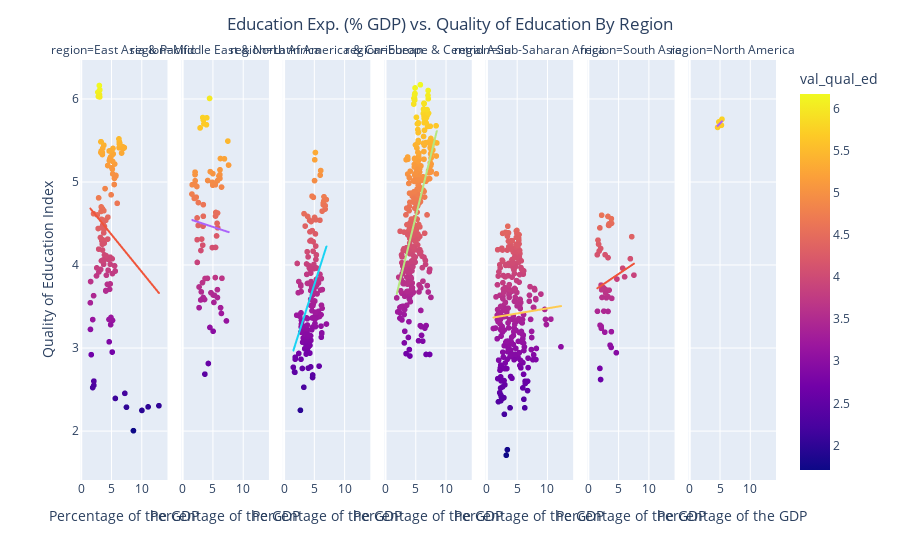

Notebook code for this chart:
### Code cell
fig = px.scatter(data_frame=df_gdp_qual,x='edu_pcnt_gdp',y='val_qual_ed',color='val_qual_ed',hover_data=['country_name','year'],facet_col='region',trendline='ols',category_orders=regions_ord)
fig.update_layout(
    title={
        'text': 'Education Exp. (% GDP) vs. Quality of Education By Region',
        'x':0.5,
        'xanchor': 'center'},
    xaxis_title='Percentage of the GDP',
    yaxis_title='Quality of Education Index'
)
fig.for_each_xaxis(lambda x: x.update(title = 'Percentage of the GDP'))
fig.show()

### Figure 1 — Plotly figure (JSON) as saved in the notebook; plotly's stock layout.template omitted (floating-point values rounded to 4 significant figures; data arrays with more than 128 entries replaced by an {"elided": "..."} marker saying what was removed)
{"data": [{"customdata": {"elided": "119x2 mixed values"}, "hovertemplate": "region=East Asia & Pacific<br>edu_pcnt_gdp=%{x}<br>val_qual_ed=%{marker.color}<br>country_name=%{customdata[0]}<br>year=%{customdata[1]}<extra></extra>", "legendgroup": "", "marker": {"color": [5.373, 5.171, 5.216, 5.375, 5.301, 5.097, 5.155, 5.339, 5.404, 5.325, 4.618, 4.7, 4.809, 4.576, 4.654, 4.678, 4.539, 4.466, 4.388, 4.263, 4.431, 4.514, 5.355, 5.198, 5.331, 5.344, 5.352, 5.443, 5.406, 5.485, 5.485, 5.372, 4.191, 4.181, 4.439, 4.331, 4.295, 4.55, 4.645, 4.484, 4.545, 4.603, 2.92, 3.224, 3.545, 3.801, 3.63, 3.343, 3.947, 3.916, 2.552, 2.524, 2.602, 2.951, 3.075, 3.344, 3.333, 3.368, 3.707, 3.877, 3.897, 3.693, 4.92, 4.743, 4.846, 5.079, 5.07, 4.97, 5.249, 5.375, 5.281, 5.258, 5.044, 5.412, 5.403, 5.423, 5.414, 5.348, 5.456, 5.486, 5.466, 5.519, 3.966, 3.869, 4.447, 4.303, 4.312, 6.081, 6.162, 6.109, 6.055, 6.024, 6.03, 4.25, 4.121, 4.256, 4.095, 4.068, 4.113, 4.008, 4.052, 4.061, 4.051, 2.005, 2.306, 2.292, 2.249, 2.454, 2.393, 2.288, 3.281, 3.773, 4.075, 4.009, 3.99, 3.927, 3.937, 3.767, 3.687], "coloraxis": "coloraxis", "symbol": "circle"}, "mode": "markers", "name": "", "showlegend": false, "type": "scattergl", "x": [4.638, 5.086, 5.55, 5.075, 4.869, 5.23, 5.165, 5.311, 5.277, 5.128, 2.047, 3.322, 2.89, 4.425, 3.755, 3.522, 4.077, 3.853, 3.727, 3.825, 3.794, 3.667, 3.261, 4.392, 3.51, 3.418, 3.51, 3.76, 3.573, 3.262, 3.293, 3.31, 2.902, 3.525, 2.812, 3.189, 3.407, 3.359, 3.288, 3.584, 3.5, 2.67, 1.666, 1.534, 1.511, 1.561, 2.051, 1.909, 3.234, 2.938, 2.1, 1.9, 2.1, 5.145, 4.645, 4.609, 5.195, 4.941, 4.715, 4.177, 5.181, 4.089, 3.959, 5.974, 4.966, 5.763, 5.739, 5.481, 5.213, 4.895, 4.752, 4.675, 5.511, 6.288, 7.0, 6.94, 7.16, 6.702, 6.342, 6.325, 6.412, 6.26, 2.583, 2.538, 3.33, 3.57, 4.4, 2.765, 3.01, 3.08, 3.031, 3.071, 2.854, 3.509, 3.862, 3.508, 4.806, 4.537, 4.124, 3.724, 3.76, 3.638, 3.356, 8.671, 12.9, 11.11, 10.08, 7.242, 5.667, 7.515, 4.887, 4.817, 5.137, 4.814, 5.533, 5.652, 4.466, 4.345, 4.086], "xaxis": "x", "y": [5.373, 5.171, 5.216, 5.375, 5.301, 5.097, 5.155, 5.339, 5.404, 5.325, 4.618, 4.7, 4.809, 4.576, 4.654, 4.678, 4.539, 4.466, 4.388, 4.263, 4.431, 4.514, 5.355, 5.198, 5.331, 5.344, 5.352, 5.443, 5.406, 5.485, 5.485, 5.372, 4.191, 4.181, 4.439, 4.331, 4.295, 4.55, 4.645, 4.484, 4.545, 4.603, 2.92, 3.224, 3.545, 3.801, 3.63, 3.343, 3.947, 3.916, 2.552, 2.524, 2.602, 2.951, 3.075, 3.344, 3.333, 3.368, 3.707, 3.877, 3.897, 3.693, 4.92, 4.743, 4.846, 5.079, 5.07, 4.97, 5.249, 5.375, 5.281, 5.258, 5.044, 5.412, 5.403, 5.423, 5.414, 5.348, 5.456, 5.486, 5.466, 5.519, 3.966, 3.869, 4.447, 4.303, 4.312, 6.081, 6.162, 6.109, 6.055, 6.024, 6.03, 4.25, 4.121, 4.256, 4.095, 4.068, 4.113, 4.008, 4.052, 4.061, 4.051, 2.005, 2.306, 2.292, 2.249, 2.454, 2.393, 2.288, 3.281, 3.773, 4.075, 4.009, 3.99, 3.927, 3.937, 3.767, 3.687], "yaxis": "y"}, {"hovertemplate": "<b>OLS trendline</b><br>val_qual_ed = -0.0893366 * edu_pcnt_gdp + 4.81555<br>R<sup>2</sup>=0.027056<br><br>region=East Asia & Pacific<br>edu_pcnt_gdp=%{x}<br>val_qual_ed=%{y} <b>(trend)</b><extra></extra>", "legendgroup": "", "marker": {"symbol": "circle"}, "mode": "lines", "name": "", "showlegend": false, "type": "scattergl", "x": [1.511, 1.534, 1.561, 1.666, 1.9, 1.909, 2.047, 2.051, 2.1, 2.1, 2.538, 2.583, 2.67, 2.765, 2.812, 2.854, 2.89, 2.902, 2.938, 3.01, 3.031, 3.071, 3.08, 3.189, 3.234, 3.261, 3.262, 3.288, 3.293, 3.31, 3.322, 3.33, 3.356, 3.359, 3.407, 3.418, 3.5, 3.508, 3.509, 3.51, 3.51, 3.522, 3.525, 3.57, 3.573, 3.584, 3.638, 3.667, 3.724, 3.727, 3.755, 3.76, 3.76, 3.794, 3.825, 3.853, 3.862, 3.959, 4.077, 4.086, 4.089, 4.124, 4.177, 4.345, 4.392, 4.4, 4.425, 4.466, 4.537, 4.609, 4.638, 4.645, 4.675, 4.715, 4.752, 4.806, 4.814, 4.817, 4.869, 4.887, 4.895, 4.941, 4.966, 5.075, 5.086, 5.128, 5.137, 5.145, 5.165, 5.181, 5.195, 5.213, 5.23, 5.277, 5.311, 5.481, 5.511, 5.533, 5.55, 5.652, 5.667, 5.739, 5.763, 5.974, 6.26, 6.288, 6.325, 6.342, 6.412, 6.702, 6.94, 7.0, 7.16, 7.242, 7.515, 8.671, 10.08, 11.11, 12.9], "xaxis": "x", "y": [4.681, 4.679, 4.676, 4.667, 4.646, 4.645, 4.633, 4.632, 4.628, 4.628, 4.589, 4.585, 4.577, 4.569, 4.564, 4.561, 4.557, 4.556, 4.553, 4.547, 4.545, 4.541, 4.54, 4.531, 4.527, 4.524, 4.524, 4.522, 4.521, 4.52, 4.519, 4.518, 4.516, 4.515, 4.511, 4.51, 4.503, 4.502, 4.502, 4.502, 4.502, 4.501, 4.501, 4.497, 4.496, 4.495, 4.491, 4.488, 4.483, 4.483, 4.48, 4.48, 4.48, 4.477, 4.474, 4.471, 4.471, 4.462, 4.451, 4.451, 4.45, 4.447, 4.442, 4.427, 4.423, 4.422, 4.42, 4.417, 4.41, 4.404, 4.401, 4.401, 4.398, 4.394, 4.391, 4.386, 4.386, 4.385, 4.381, 4.379, 4.378, 4.374, 4.372, 4.362, 4.361, 4.357, 4.357, 4.356, 4.354, 4.353, 4.351, 4.35, 4.348, 4.344, 4.341, 4.326, 4.323, 4.321, 4.32, 4.311, 4.309, 4.303, 4.301, 4.282, 4.256, 4.254, 4.25, 4.249, 4.243, 4.217, 4.196, 4.19, 4.176, 4.169, 4.144, 4.041, 3.915, 3.823, 3.663], "yaxis": "y"}, {"customdata": {"elided": "75x2 mixed values"}, "hovertemplate": "region=Middle East & North Africa<br>edu_pcnt_gdp=%{x}<br>val_qual_ed=%{marker.color}<br>country_name=%{customdata[0]}<br>year=%{customdata[1]}<extra></extra>", "legendgroup": "", "marker": {"color": [4.031, 4.476, 4.305, 4.567, 4.752, 4.817, 2.814, 3.326, 3.417, 2.685, 3.585, 3.609, 3.677, 3.579, 3.486, 3.735, 3.788, 3.838, 4.59, 3.849, 4.212, 4.633, 4.35, 4.449, 4.502, 4.626, 5.016, 5.072, 4.175, 4.239, 4.587, 4.727, 4.468, 4.312, 3.666, 3.608, 3.486, 4.855, 4.967, 5.014, 4.946, 4.802, 4.972, 5.089, 5.119, 3.635, 3.549, 4.966, 4.961, 5.088, 5.203, 5.282, 5.493, 5.279, 4.995, 5.1, 5.124, 3.839, 4.21, 3.703, 5.018, 5.776, 6.006, 5.689, 5.748, 5.773, 5.701, 5.651, 3.639, 3.248, 3.202, 5.147, 4.939, 5.043, 3.84], "coloraxis": "coloraxis", "symbol": "circle"}, "mode": "markers", "name": "", "showlegend": false, "type": "scattergl", "x": [2.497, 2.645, 2.477, 2.467, 2.675, 2.325, 4.337, 7.344, 6.505, 3.761, 3.709, 3.485, 3.169, 3.068, 2.801, 2.797, 3.366, 3.79, 5.529, 5.494, 5.535, 5.577, 5.7, 5.884, 5.784, 5.861, 5.863, 6.103, 3.1, 3.4, 3.5, 3.5, 3.453, 3.229, 4.771, 5.848, 6.365, 1.613, 1.653, 2.148, 2.432, 2, 2.1, 2.124, 2.133, 5.342, 5.261, 5.501, 5.07, 6.25, 7.696, 6.345, 7.579, 7.004, 5.024, 5.084, 4.652, 4.188, 4.985, 5.84, 4.228, 3.413, 4.54, 4.012, 3.507, 4.074, 3.605, 2.967, 5.138, 4.595, 5.13, 6.272, 6.528, 6.255, 6.596], "xaxis": "x2", "y": [4.031, 4.476, 4.305, 4.567, 4.752, 4.817, 2.814, 3.326, 3.417, 2.685, 3.585, 3.609, 3.677, 3.579, 3.486, 3.735, 3.788, 3.838, 4.59, 3.849, 4.212, 4.633, 4.35, 4.449, 4.502, 4.626, 5.016, 5.072, 4.175, 4.239, 4.587, 4.727, 4.468, 4.312, 3.666, 3.608, 3.486, 4.855, 4.967, 5.014, 4.946, 4.802, 4.972, 5.089, 5.119, 3.635, 3.549, 4.966, 4.961, 5.088, 5.203, 5.282, 5.493, 5.279, 4.995, 5.1, 5.124, 3.839, 4.21, 3.703, 5.018, 5.776, 6.006, 5.689, 5.748, 5.773, 5.701, 5.651, 3.639, 3.248, 3.202, 5.147, 4.939, 5.043, 3.84], "yaxis": "y2"}, {"hovertemplate": "<b>OLS trendline</b><br>val_qual_ed = -0.0240701 * edu_pcnt_gdp + 4.58169<br>R<sup>2</sup>=0.002414<br><br>region=Middle East & North Africa<br>edu_pcnt_gdp=%{x}<br>val_qual_ed=%{y} <b>(trend)</b><extra></extra>", "legendgroup": "", "marker": {"symbol": "circle"}, "mode": "lines", "name": "", "showlegend": false, "type": "scattergl", "x": [1.613, 1.653, 2, 2.1, 2.124, 2.133, 2.148, 2.325, 2.432, 2.467, 2.477, 2.497, 2.645, 2.675, 2.797, 2.801, 2.967, 3.068, 3.1, 3.169, 3.229, 3.366, 3.4, 3.413, 3.453, 3.485, 3.5, 3.5, 3.507, 3.605, 3.709, 3.761, 3.79, 4.012, 4.074, 4.188, 4.228, 4.337, 4.54, 4.595, 4.652, 4.771, 4.985, 5.024, 5.07, 5.084, 5.13, 5.138, 5.261, 5.342, 5.494, 5.501, 5.529, 5.535, 5.577, 5.7, 5.784, 5.84, 5.848, 5.861, 5.863, 5.884, 6.103, 6.25, 6.255, 6.272, 6.345, 6.365, 6.505, 6.528, 6.596, 7.004, 7.344, 7.579, 7.696], "xaxis": "x2", "y": [4.543, 4.542, 4.534, 4.531, 4.531, 4.53, 4.53, 4.526, 4.523, 4.522, 4.522, 4.522, 4.518, 4.517, 4.514, 4.514, 4.51, 4.508, 4.507, 4.505, 4.504, 4.501, 4.5, 4.5, 4.499, 4.498, 4.497, 4.497, 4.497, 4.495, 4.492, 4.491, 4.49, 4.485, 4.484, 4.481, 4.48, 4.477, 4.472, 4.471, 4.47, 4.467, 4.462, 4.461, 4.46, 4.459, 4.458, 4.458, 4.455, 4.453, 4.449, 4.449, 4.449, 4.448, 4.447, 4.444, 4.442, 4.441, 4.441, 4.441, 4.441, 4.44, 4.435, 4.431, 4.431, 4.431, 4.429, 4.428, 4.425, 4.425, 4.423, 4.413, 4.405, 4.399, 4.396], "yaxis": "y2"}, {"customdata": {"elided": "158x2 mixed values"}, "hovertemplate": "region=Latin America & Caribbean<br>edu_pcnt_gdp=%{x}<br>val_qual_ed=%{marker.color}<br>country_name=%{customdata[0]}<br>year=%{customdata[1]}<extra></extra>", "legendgroup": "", "marker": {"color": {"elided": "158 float values"}, "coloraxis": "coloraxis", "symbol": "circle"}, "mode": "markers", "name": "", "showlegend": false, "type": "scattergl", "x": {"elided": "158 float values"}, "xaxis": "x3", "y": {"elided": "158 float values"}, "yaxis": "y3"}, {"hovertemplate": "<b>OLS trendline</b><br>val_qual_ed = 0.228157 * edu_pcnt_gdp + 2.60528<br>R<sup>2</sup>=0.203845<br><br>region=Latin America & Caribbean<br>edu_pcnt_gdp=%{x}<br>val_qual_ed=%{y} <b>(trend)</b><extra></extra>", "legendgroup": "", "marker": {"symbol": "circle"}, "mode": "lines", "name": "", "showlegend": false, "type": "scattergl", "x": {"elided": "158 float values"}, "xaxis": "x3", "y": {"elided": "158 float values"}, "yaxis": "y3"}, {"customdata": {"elided": "351x2 mixed values"}, "hovertemplate": "region=Europe & Central Asia<br>edu_pcnt_gdp=%{x}<br>val_qual_ed=%{marker.color}<br>country_name=%{customdata[0]}<br>year=%{customdata[1]}<extra></extra>", "legendgroup": "", "marker": {"color": {"elided": "351 float values"}, "coloraxis": "coloraxis", "symbol": "circle"}, "mode": "markers", "name": "", "showlegend": false, "type": "scattergl", "x": {"elided": "351 float values"}, "xaxis": "x4", "y": {"elided": "351 float values"}, "yaxis": "y4"}, {"hovertemplate": "<b>OLS trendline</b><br>val_qual_ed = 0.294916 * edu_pcnt_gdp + 3.08843<br>R<sup>2</sup>=0.275899<br><br>region=Europe & Central Asia<br>edu_pcnt_gdp=%{x}<br>val_qual_ed=%{y} <b>(trend)</b><extra></extra>", "legendgroup": "", "marker": {"symbol": "circle"}, "mode": "lines", "name": "", "showlegend": false, "type": "scattergl", "x": {"elided": "351 float values"}, "xaxis": "x4", "y": {"elided": "351 float values"}, "yaxis": "y4"}, {"customdata": {"elided": "254x2 mixed values"}, "hovertemplate": "region=Sub-Saharan Africa<br>edu_pcnt_gdp=%{x}<br>val_qual_ed=%{marker.color}<br>country_name=%{customdata[0]}<br>year=%{customdata[1]}<extra></extra>", "legendgroup": "", "marker": {"color": {"elided": "254 float values"}, "coloraxis": "coloraxis", "symbol": "circle"}, "mode": "markers", "name": "", "showlegend": false, "type": "scattergl", "x": {"elided": "254 float values"}, "xaxis": "x5", "y": {"elided": "254 float values"}, "yaxis": "y5"}, {"hovertemplate": "<b>OLS trendline</b><br>val_qual_ed = 0.0122512 * edu_pcnt_gdp + 3.35443<br>R<sup>2</sup>=0.001554<br><br>region=Sub-Saharan Africa<br>edu_pcnt_gdp=%{x}<br>val_qual_ed=%{y} <b>(trend)</b><extra></extra>", "legendgroup": "", "marker": {"symbol": "circle"}, "mode": "lines", "name": "", "showlegend": false, "type": "scattergl", "x": {"elided": "254 float values"}, "xaxis": "x5", "y": {"elided": "254 float values"}, "yaxis": "y5"}, {"customdata": [["People's Republic of Bangladesh", 2008], ["People's Republic of Bangladesh", 2009], ["People's Republic of Bangladesh", 2011], ["People's Republic of Bangladesh", 2012], ["People's Republic of Bangladesh", 2013], ["People's Republic of Bangladesh", 2016], ["Kingdom of Bhutan", 2013], ["Kingdom of Bhutan", 2014], ["Kingdom of Bhutan", 2015], ["Kingdom of Bhutan", 2016], ["Kingdom of Bhutan", 2017], ["Republic of India", 2009], ["Republic of India", 2010], ["Republic of India", 2011], ["Republic of India", 2012], ["Republic of India", 2013], ["Republic of India", 2015], ["Republic of India", 2016], ["Democratic Socialist Republic of Sri Lanka", 2009], ["Democratic Socialist Republic of Sri Lanka", 2010], ["Democratic Socialist Republic of Sri Lanka", 2011], ["Democratic Socialist Republic of Sri Lanka", 2012], ["Democratic Socialist Republic of Sri Lanka", 2013], ["Democratic Socialist Republic of Sri Lanka", 2014], ["Democratic Socialist Republic of Sri Lanka", 2015], ["Democratic Socialist Republic of Sri Lanka", 2016], ["Democratic Socialist Republic of Sri Lanka", 2017], ["Nepal", 2008], ["Nepal", 2009], ["Nepal", 2010], ["Nepal", 2011], ["Nepal", 2012], ["Nepal", 2013], ["Nepal", 2014], ["Nepal", 2015], ["Nepal", 2016], ["Nepal", 2017], ["Islamic Republic of Pakistan", 2008], ["Islamic Republic of Pakistan", 2009], ["Islamic Republic of Pakistan", 2010], ["Islamic Republic of Pakistan", 2011], ["Islamic Republic of Pakistan", 2012], ["Islamic Republic of Pakistan", 2013], ["Islamic Republic of Pakistan", 2014], ["Islamic Republic of Pakistan", 2015], ["Islamic Republic of Pakistan", 2016], ["Islamic Republic of Pakistan", 2017]], "hovertemplate": "region=South Asia<br>edu_pcnt_gdp=%{x}<br>val_qual_ed=%{marker.color}<br>country_name=%{customdata[0]}<br>year=%{customdata[1]}<extra></extra>", "legendgroup": "", "marker": {"color": [2.621, 2.755, 3.264, 3.237, 3.274, 3.443, 3.961, 3.857, 3.878, 4.076, 4.341, 4.585, 4.479, 4.509, 4.501, 4.558, 4.089, 4.477, 4.199, 4.251, 4.168, 4.123, 4.3, 4.448, 4.6, 4.495, 4.124, 3.007, 2.943, 3.035, 3.197, 3.441, 3.605, 3.697, 3.62, 3.598, 3.831, 3.191, 3.444, 3.609, 3.701, 3.758, 3.728, 3.714, 3.718, 3.7, 3.66], "coloraxis": "coloraxis", "symbol": "circle"}, "mode": "markers", "name": "", "showlegend": false, "type": "scattergl", "x": [2.055, 1.939, 2.133, 2.175, 1.966, 1.536, 5.723, 6.045, 7.59, 6.993, 7.226, 3.278, 3.378, 3.796, 3.868, 3.845, 3.286, 3.451, 2.056, 1.718, 1.809, 1.496, 1.621, 1.933, 2.229, 3.449, 2.799, 3.805, 4.664, 3.632, 3.843, 3.29, 3.018, 3.472, 3.259, 3.903, 4.767, 2.746, 2.591, 2.287, 2.222, 2.136, 2.493, 2.466, 2.65, 3.003, 2.9], "xaxis": "x6", "y": [2.621, 2.755, 3.264, 3.237, 3.274, 3.443, 3.961, 3.857, 3.878, 4.076, 4.341, 4.585, 4.479, 4.509, 4.501, 4.558, 4.089, 4.477, 4.199, 4.251, 4.168, 4.123, 4.3, 4.448, 4.6, 4.495, 4.124, 3.007, 2.943, 3.035, 3.197, 3.441, 3.605, 3.697, 3.62, 3.598, 3.831, 3.191, 3.444, 3.609, 3.701, 3.758, 3.728, 3.714, 3.718, 3.7, 3.66], "yaxis": "y6"}, {"hovertemplate": "<b>OLS trendline</b><br>val_qual_ed = 0.0487707 * edu_pcnt_gdp + 3.64623<br>R<sup>2</sup>=0.018618<br><br>region=South Asia<br>edu_pcnt_gdp=%{x}<br>val_qual_ed=%{y} <b>(trend)</b><extra></extra>", "legendgroup": "", "marker": {"symbol": "circle"}, "mode": "lines", "name": "", "showlegend": false, "type": "scattergl", "x": [1.496, 1.536, 1.621, 1.718, 1.809, 1.933, 1.939, 1.966, 2.055, 2.056, 2.133, 2.136, 2.175, 2.222, 2.229, 2.287, 2.466, 2.493, 2.591, 2.65, 2.746, 2.799, 2.9, 3.003, 3.018, 3.259, 3.278, 3.286, 3.29, 3.378, 3.449, 3.451, 3.472, 3.632, 3.796, 3.805, 3.843, 3.845, 3.868, 3.903, 4.664, 4.767, 5.723, 6.045, 6.993, 7.226, 7.59], "xaxis": "x6", "y": [3.719, 3.721, 3.725, 3.73, 3.734, 3.74, 3.741, 3.742, 3.746, 3.746, 3.75, 3.75, 3.752, 3.755, 3.755, 3.758, 3.766, 3.768, 3.773, 3.775, 3.78, 3.783, 3.788, 3.793, 3.793, 3.805, 3.806, 3.806, 3.807, 3.811, 3.814, 3.815, 3.816, 3.823, 3.831, 3.832, 3.834, 3.834, 3.835, 3.837, 3.874, 3.879, 3.925, 3.941, 3.987, 3.999, 4.016], "yaxis": "y6"}, {"customdata": [["Canada", 2008], ["Canada", 2009], ["Canada", 2010], ["Canada", 2011]], "hovertemplate": "region=North America<br>edu_pcnt_gdp=%{x}<br>val_qual_ed=%{marker.color}<br>country_name=%{customdata[0]}<br>year=%{customdata[1]}<extra></extra>", "legendgroup": "", "marker": {"color": [5.657, 5.724, 5.756, 5.683], "coloraxis": "coloraxis", "symbol": "circle"}, "mode": "markers", "name": "", "showlegend": false, "type": "scattergl", "x": [4.626, 4.841, 5.356, 5.262], "xaxis": "x7", "y": [5.657, 5.724, 5.756, 5.683], "yaxis": "y7"}, {"hovertemplate": "<b>OLS trendline</b><br>val_qual_ed = 0.0761155 * edu_pcnt_gdp + 5.32291<br>R<sup>2</sup>=0.365626<br><br>region=North America<br>edu_pcnt_gdp=%{x}<br>val_qual_ed=%{y} <b>(trend)</b><extra></extra>", "legendgroup": "", "marker": {"symbol": "circle"}, "mode": "lines", "name": "", "showlegend": false, "type": "scattergl", "x": [4.626, 4.841, 5.262, 5.356], "xaxis": "x7", "y": [5.675, 5.691, 5.723, 5.731], "yaxis": "y7"}], "layout": {"annotations": [{"font": {}, "showarrow": false, "text": "region=East Asia & Pacific", "x": 0.06286, "xanchor": "center", "xref": "paper", "y": 1, "yanchor": "bottom", "yref": "paper"}, {"font": {}, "showarrow": false, "text": "region=Middle East & North Africa", "x": 0.2086, "xanchor": "center", "xref": "paper", "y": 1, "yanchor": "bottom", "yref": "paper"}, {"font": {}, "showarrow": false, "text": "region=Latin America & Caribbean", "x": 0.3543, "xanchor": "center", "xref": "paper", "y": 1, "yanchor": "bottom", "yref": "paper"}, {"font": {}, "showarrow": false, "text": "region=Europe & Central Asia", "x": 0.5, "xanchor": "center", "xref": "paper", "y": 1, "yanchor": "bottom", "yref": "paper"}, {"font": {}, "showarrow": false, "text": "region=Sub-Saharan Africa", "x": 0.6457, "xanchor": "center", "xref": "paper", "y": 1, "yanchor": "bottom", "yref": "paper"}, {"font": {}, "showarrow": false, "text": "region=South Asia", "x": 0.7914, "xanchor": "center", "xref": "paper", "y": 1, "yanchor": "bottom", "yref": "paper"}, {"font": {}, "showarrow": false, "text": "region=North America", "x": 0.9371, "xanchor": "center", "xref": "paper", "y": 1, "yanchor": "bottom", "yref": "paper"}], "coloraxis": {"colorbar": {"title": {"text": "val_qual_ed"}}, "colorscale": [[0, "#0d0887"], [0.1111, "#46039f"], [0.2222, "#7201a8"], [0.3333, "#9c179e"], [0.4444, "#bd3786"], [0.5556, "#d8576b"], [0.6667, "#ed7953"], [0.7778, "#fb9f3a"], [0.8889, "#fdca26"], [1, "#f0f921"]]}, "legend": {"tracegroupgap": 0}, "margin": {"t": 60}, "title": {"text": "Education Exp. (% GDP) vs. Quality of Education By Region", "x": 0.5, "xanchor": "center"}, "xaxis": {"anchor": "y", "domain": [0, 0.1257], "title": {"text": "Percentage of the GDP"}}, "xaxis2": {"anchor": "y2", "domain": [0.1457, 0.2714], "matches": "x", "title": {"text": "Percentage of the GDP"}}, "xaxis3": {"anchor": "y3", "domain": [0.2914, 0.4171], "matches": "x", "title": {"text": "Percentage of the GDP"}}, "xaxis4": {"anchor": "y4", "domain": [0.4371, 0.5629], "matches": "x", "title": {"text": "Percentage of the GDP"}}, "xaxis5": {"anchor": "y5", "domain": [0.5829, 0.7086], "matches": "x", "title": {"text": "Percentage of the GDP"}}, "xaxis6": {"anchor": "y6", "domain": [0.7286, 0.8543], "matches": "x", "title": {"text": "Percentage of the GDP"}}, "xaxis7": {"anchor": "y7", "domain": [0.8743, 1.0], "matches": "x", "title": {"text": "Percentage of the GDP"}}, "yaxis": {"anchor": "x", "domain": [0, 1], "title": {"text": "Quality of Education Index"}}, "yaxis2": {"anchor": "x2", "domain": [0, 1], "matches": "y", "showticklabels": false}, "yaxis3": {"anchor": "x3", "domain": [0, 1], "matches": "y", "showticklabels": false}, "yaxis4": {"anchor": "x4", "domain": [0, 1], "matches": "y", "showticklabels": false}, "yaxis5": {"anchor": "x5", "domain": [0, 1], "matches": "y", "showticklabels": false}, "yaxis6": {"anchor": "x6", "domain": [0, 1], "matches": "y", "showticklabels": false}, "yaxis7": {"anchor": "x7", "domain": [0, 1], "matches": "y", "showticklabels": false}}}
